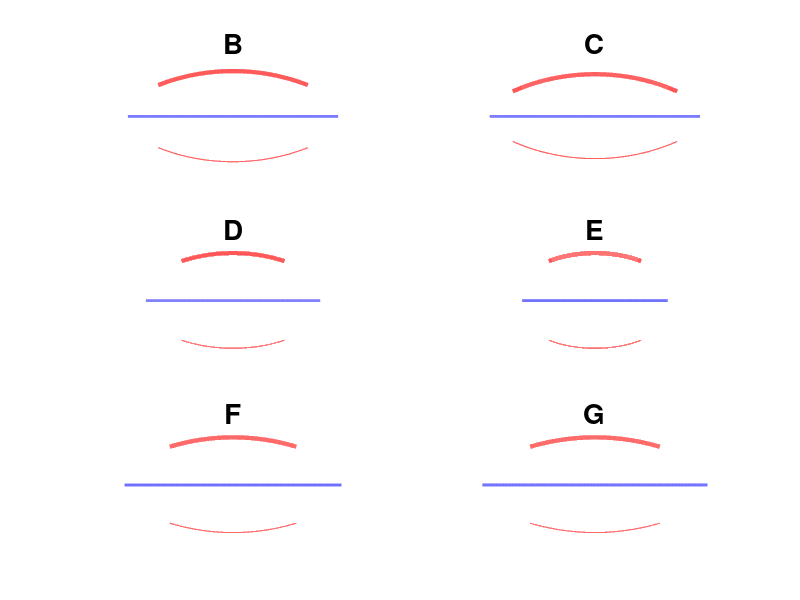

Write the MATLAB code that produced this figure.
%grafico2

clear

%INPUT:
ci  = [.269 , .269, .269 , .269, .269, .289, .3];
rpi = [.076, .076, .076, .086, .103, .076, .076];
raggioi  = [0.051, .04, .032, .061, .073, .051, .051];
titles =['A','B','C','D','E','F','G'];
figure(02)
for i=2:7    
subplot (3,2,i-1)
%set(gca,'visible','off')

hold on
%INPUT:
c  = ci(i) ;
rp = rpi(i);
raggio  = raggioi(i);
semilatus = c/2	;		    ;
ecce      = semilatus/rp-1  ;         %eccentricity
semi_corda = c/2/sqrt(1-ecce^2)*sqrt(1-((raggio+ecce*c/2/(1-ecce^2))/(c/2/(1-ecce^2)))^2);

%%%%%%%%%

ypsi = linspace(-semi_corda,semi_corda,10001);
asci = -(semilatus/(1-ecce^2)*sqrt(1-(ypsi/(semilatus/sqrt(1-ecce^2))).^2)-ecce*semilatus/(1-ecce^2));  %ellisse, riferimento centrato sul fuoco
camber = (asci-raggio)/2;
asci_int=ones(1,10001)*raggio;

sym=zeros(1,10001);
y=linspace(-semilatus,semilatus,10001);
ascit=-(semilatus/(1-ecce^2)*sqrt(1-(y/(semilatus/sqrt(1-ecce^2))).^2)-ecce*semilatus/(1-ecce^2));
%%%%%%%%%%%

%xlim([-.2,.2])
%ylim([-.15,.15])
%plot(ypsi,asci,'k',ypsi,-asci,'k',ypsi,asci_int,'k',ypsi,-asci_int,'k','linewidth',3)

plot(y,sym,'b-.','linewidth',2)
%plot(y,ascit,'k:',y,-ascit,'k:')

plot(ypsi,camber,'r',ypsi,-camber,'r','linewidth',3)

title(titles(i),'fontsize',20)

axis equal
axis off
end


